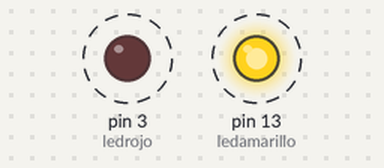
Recording of a sketch running on a simulated Arduino Uno, built with avr-gcc and run on an emulated ATmega328P. Shown: output pins drawn as LEDs (lit = HIGH). Dashed ring = blinking.

Above: at 0.15 s.
Timing chart, 0 to 3.0 s (numbered marks = the images above):
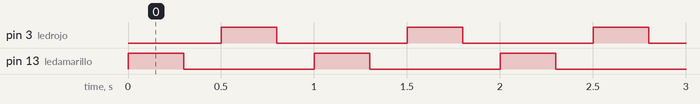

Measured:
- by itself, pin 3 (ledrojo), pin 13 (ledamarillo): alternates HIGH for 0.30 s and LOW for 0.70 s
- by itself, everything shown: repeats every 1.0 s, in 4 steps

The sketch:

blink.ino
```cpp
int ledrojo =3;
int ledamarillo =13;
int tpoencendido =300;
int tpoapagado =200;

void setup() {
  // put your setup code here, to run once:
pinMode(ledrojo,OUTPUT);
pinMode(ledamarillo,OUTPUT);
}

void loop() {
  // put your main code here, to run repeatedly:
digitalWrite(ledamarillo,HIGH);
delay(tpoencendido);
digitalWrite(ledamarillo,LOW);
delay(tpoapagado);

digitalWrite(ledrojo,HIGH);
delay(tpoencendido);
digitalWrite(ledrojo,LOW);
delay(tpoapagado);
}
```
